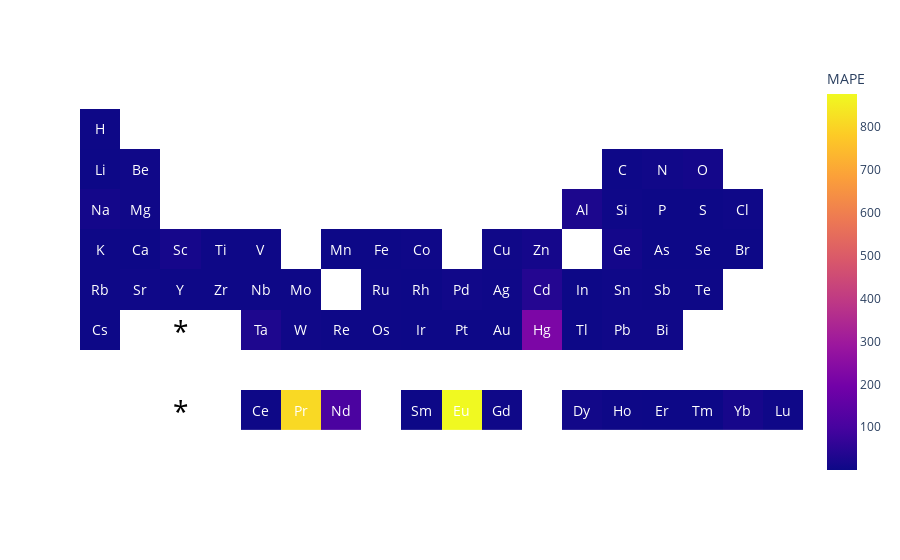

Notebook code cell kept with this figure:
### Markdown cell above
# Visualize periodic table

### Code cell
labels = dict(color="MAPE")
T = np.empty((8, 18))*np.nan
for elt in PERIODIC_TABLE_INFO:
        ELEMENT_INFO = PERIODIC_TABLE_INFO[elt]
        if ELEMENT_INFO['PTC'] == 'Lant':
            j = lanthanides_ordered.index(elt) + 3
            i = 7
        else:
            i, j = ELEMENT_INFO['idx']
        T[i, j] = ELEMENT_INFO['MAPE']

fig = px.imshow(T,
                labels=labels,
                #color_continuous_scale='Bluered_r'
               )
fig.update_xaxes(showticklabels=False).update_yaxes(showticklabels=False)
for elt in PERIODIC_TABLE_INFO:
        ELEMENT_INFO = PERIODIC_TABLE_INFO[elt]
        if ELEMENT_INFO['PTC'] == 'Lant':
            j = lanthanides_ordered.index(elt) + 3
            i = 7
        else: 
            i, j = ELEMENT_INFO['idx']
        fig.add_annotation(
            x=j,
            y=i,
            text=elt,
            showarrow=False,
            font_size=14, font_color='white')
        
fig.add_annotation(
    x=2,
    y=7,
    text="*",
    showarrow=False,
    font_size=28, font_color='black')

fig.add_annotation(
    x=2,
    y=5,
    text="*",
    showarrow=False,
    font_size=28, font_color='black')

fig.update_layout({
    "plot_bgcolor": "rgba(0, 0, 0, 0)",
    "paper_bgcolor": "rgba(0, 0, 0, 0)",
})
fig.show()

### Figure 1 — Plotly figure (JSON) as saved in the notebook; plotly's stock layout.template omitted (floating-point values rounded to 4 significant figures; data arrays with more than 128 entries replaced by an {"elided": "..."} marker saying what was removed)
{"data": [{"coloraxis": "coloraxis", "hovertemplate": "x: %{x}<br>y: %{y}<br>MAPE: %{z}<extra></extra>", "name": "0", "type": "heatmap", "xaxis": "x", "yaxis": "y", "z": {"elided": "8x18 float values"}}], "layout": {"annotations": [{"font": {"color": "white", "size": 14}, "showarrow": false, "text": "Ag", "x": 10, "y": 4}, {"font": {"color": "white", "size": 14}, "showarrow": false, "text": "Al", "x": 12, "y": 2}, {"font": {"color": "white", "size": 14}, "showarrow": false, "text": "Ar", "x": 17, "y": 2}, {"font": {"color": "white", "size": 14}, "showarrow": false, "text": "As", "x": 14, "y": 3}, {"font": {"color": "white", "size": 14}, "showarrow": false, "text": "Au", "x": 10, "y": 5}, {"font": {"color": "white", "size": 14}, "showarrow": false, "text": "B", "x": 12, "y": 1}, {"font": {"color": "white", "size": 14}, "showarrow": false, "text": "Ba", "x": 1, "y": 5}, {"font": {"color": "white", "size": 14}, "showarrow": false, "text": "Be", "x": 1, "y": 1}, {"font": {"color": "white", "size": 14}, "showarrow": false, "text": "Bi", "x": 14, "y": 5}, {"font": {"color": "white", "size": 14}, "showarrow": false, "text": "Br", "x": 16, "y": 3}, {"font": {"color": "white", "size": 14}, "showarrow": false, "text": "C", "x": 13, "y": 1}, {"font": {"color": "white", "size": 14}, "showarrow": false, "text": "Ca", "x": 1, "y": 3}, {"font": {"color": "white", "size": 14}, "showarrow": false, "text": "Cd", "x": 11, "y": 4}, {"font": {"color": "white", "size": 14}, "showarrow": false, "text": "Ce", "x": 4, "y": 7}, {"font": {"color": "white", "size": 14}, "showarrow": false, "text": "Cl", "x": 16, "y": 2}, {"font": {"color": "white", "size": 14}, "showarrow": false, "text": "Co", "x": 8, "y": 3}, {"font": {"color": "white", "size": 14}, "showarrow": false, "text": "Cr", "x": 5, "y": 3}, {"font": {"color": "white", "size": 14}, "showarrow": false, "text": "Cs", "x": 0, "y": 5}, {"font": {"color": "white", "size": 14}, "showarrow": false, "text": "Cu", "x": 10, "y": 3}, {"font": {"color": "white", "size": 14}, "showarrow": false, "text": "Dy", "x": 12, "y": 7}, {"font": {"color": "white", "size": 14}, "showarrow": false, "text": "Er", "x": 14, "y": 7}, {"font": {"color": "white", "size": 14}, "showarrow": false, "text": "Eu", "x": 9, "y": 7}, {"font": {"color": "white", "size": 14}, "showarrow": false, "text": "F", "x": 16, "y": 1}, {"font": {"color": "white", "size": 14}, "showarrow": false, "text": "Fe", "x": 7, "y": 3}, {"font": {"color": "white", "size": 14}, "showarrow": false, "text": "Ga", "x": 12, "y": 3}, {"font": {"color": "white", "size": 14}, "showarrow": false, "text": "Gd", "x": 10, "y": 7}, {"font": {"color": "white", "size": 14}, "showarrow": false, "text": "Ge", "x": 13, "y": 3}, {"font": {"color": "white", "size": 14}, "showarrow": false, "text": "H", "x": 0, "y": 0}, {"font": {"color": "white", "size": 14}, "showarrow": false, "text": "He", "x": 17, "y": 0}, {"font": {"color": "white", "size": 14}, "showarrow": false, "text": "Hf", "x": 3, "y": 5}, {"font": {"color": "white", "size": 14}, "showarrow": false, "text": "Hg", "x": 11, "y": 5}, {"font": {"color": "white", "size": 14}, "showarrow": false, "text": "Ho", "x": 13, "y": 7}, {"font": {"color": "white", "size": 14}, "showarrow": false, "text": "I", "x": 16, "y": 4}, {"font": {"color": "white", "size": 14}, "showarrow": false, "text": "In", "x": 12, "y": 4}, {"font": {"color": "white", "size": 14}, "showarrow": false, "text": "Ir", "x": 8, "y": 5}, {"font": {"color": "white", "size": 14}, "showarrow": false, "text": "K", "x": 0, "y": 3}, {"font": {"color": "white", "size": 14}, "showarrow": false, "text": "Kr", "x": 17, "y": 3}, {"font": {"color": "white", "size": 14}, "showarrow": false, "text": "La", "x": 3, "y": 7}, {"font": {"color": "white", "size": 14}, "showarrow": false, "text": "Li", "x": 0, "y": 1}, {"font": {"color": "white", "size": 14}, "showarrow": false, "text": "Lu", "x": 17, "y": 7}, {"font": {"color": "white", "size": 14}, "showarrow": false, "text": "Mg", "x": 1, "y": 2}, {"font": {"color": "white", "size": 14}, "showarrow": false, "text": "Mn", "x": 6, "y": 3}, {"font": {"color": "white", "size": 14}, "showarrow": false, "text": "Mo", "x": 5, "y": 4}, {"font": {"color": "white", "size": 14}, "showarrow": false, "text": "N", "x": 14, "y": 1}, {"font": {"color": "white", "size": 14}, "showarrow": false, "text": "Na", "x": 0, "y": 2}, {"font": {"color": "white", "size": 14}, "showarrow": false, "text": "Nb", "x": 4, "y": 4}, {"font": {"color": "white", "size": 14}, "showarrow": false, "text": "Nd", "x": 6, "y": 7}, {"font": {"color": "white", "size": 14}, "showarrow": false, "text": "Ne", "x": 17, "y": 1}, {"font": {"color": "white", "size": 14}, "showarrow": false, "text": "Ni", "x": 9, "y": 3}, {"font": {"color": "white", "size": 14}, "showarrow": false, "text": "O", "x": 15, "y": 1}, {"font": {"color": "white", "size": 14}, "showarrow": false, "text": "Os", "x": 7, "y": 5}, {"font": {"color": "white", "size": 14}, "showarrow": false, "text": "P", "x": 14, "y": 2}, {"font": {"color": "white", "size": 14}, "showarrow": false, "text": "Pb", "x": 13, "y": 5}, {"font": {"color": "white", "size": 14}, "showarrow": false, "text": "Pd", "x": 9, "y": 4}, {"font": {"color": "white", "size": 14}, "showarrow": false, "text": "Pm", "x": 7, "y": 7}, {"font": {"color": "white", "size": 14}, "showarrow": false, "text": "Po", "x": 15, "y": 5}, {"font": {"color": "white", "size": 14}, "showarrow": false, "text": "Pr", "x": 5, "y": 7}, {"font": {"color": "white", "size": 14}, "showarrow": false, "text": "Pt", "x": 9, "y": 5}, {"font": {"color": "white", "size": 14}, "showarrow": false, "text": "Rb", "x": 0, "y": 4}, {"font": {"color": "white", "size": 14}, "showarrow": false, "text": "Re", "x": 6, "y": 5}, {"font": {"color": "white", "size": 14}, "showarrow": false, "text": "Rh", "x": 8, "y": 4}, {"font": {"color": "white", "size": 14}, "showarrow": false, "text": "Rn", "x": 17, "y": 5}, {"font": {"color": "white", "size": 14}, "showarrow": false, "text": "Ru", "x": 7, "y": 4}, {"font": {"color": "white", "size": 14}, "showarrow": false, "text": "S", "x": 15, "y": 2}, {"font": {"color": "white", "size": 14}, "showarrow": false, "text": "Sb", "x": 14, "y": 4}, {"font": {"color": "white", "size": 14}, "showarrow": false, "text": "Sc", "x": 2, "y": 3}, {"font": {"color": "white", "size": 14}, "showarrow": false, "text": "Se", "x": 15, "y": 3}, {"font": {"color": "white", "size": 14}, "showarrow": false, "text": "Si", "x": 13, "y": 2}, {"font": {"color": "white", "size": 14}, "showarrow": false, "text": "Sm", "x": 8, "y": 7}, {"font": {"color": "white", "size": 14}, "showarrow": false, "text": "Sn", "x": 13, "y": 4}, {"font": {"color": "white", "size": 14}, "showarrow": false, "text": "Sr", "x": 1, "y": 4}, {"font": {"color": "white", "size": 14}, "showarrow": false, "text": "Ta", "x": 4, "y": 5}, {"font": {"color": "white", "size": 14}, "showarrow": false, "text": "Tb", "x": 11, "y": 7}, {"font": {"color": "white", "size": 14}, "showarrow": false, "text": "Tc", "x": 6, "y": 4}, {"font": {"color": "white", "size": 14}, "showarrow": false, "text": "Te", "x": 15, "y": 4}, {"font": {"color": "white", "size": 14}, "showarrow": false, "text": "Ti", "x": 3, "y": 3}, {"font": {"color": "white", "size": 14}, "showarrow": false, "text": "Tl", "x": 12, "y": 5}, {"font": {"color": "white", "size": 14}, "showarrow": false, "text": "Tm", "x": 15, "y": 7}, {"font": {"color": "white", "size": 14}, "showarrow": false, "text": "V", "x": 4, "y": 3}, {"font": {"color": "white", "size": 14}, "showarrow": false, "text": "W", "x": 5, "y": 5}, {"font": {"color": "white", "size": 14}, "showarrow": false, "text": "Xe", "x": 17, "y": 4}, {"font": {"color": "white", "size": 14}, "showarrow": false, "text": "Y", "x": 2, "y": 4}, {"font": {"color": "white", "size": 14}, "showarrow": false, "text": "Yb", "x": 16, "y": 7}, {"font": {"color": "white", "size": 14}, "showarrow": false, "text": "Zn", "x": 11, "y": 3}, {"font": {"color": "white", "size": 14}, "showarrow": false, "text": "Zr", "x": 3, "y": 4}, {"font": {"color": "black", "size": 28}, "showarrow": false, "text": "*", "x": 2, "y": 7}, {"font": {"color": "black", "size": 28}, "showarrow": false, "text": "*", "x": 2, "y": 5}], "coloraxis": {"colorbar": {"title": {"text": "MAPE"}}, "colorscale": [[0, "#0d0887"], [0.1111, "#46039f"], [0.2222, "#7201a8"], [0.3333, "#9c179e"], [0.4444, "#bd3786"], [0.5556, "#d8576b"], [0.6667, "#ed7953"], [0.7778, "#fb9f3a"], [0.8889, "#fdca26"], [1, "#f0f921"]]}, "margin": {"t": 60}, "paper_bgcolor": "rgba(0, 0, 0, 0)", "plot_bgcolor": "rgba(0, 0, 0, 0)", "xaxis": {"anchor": "y", "constrain": "domain", "domain": [0, 1], "scaleanchor": "y", "showticklabels": false}, "yaxis": {"anchor": "x", "autorange": "reversed", "constrain": "domain", "domain": [0, 1], "showticklabels": false}}}
